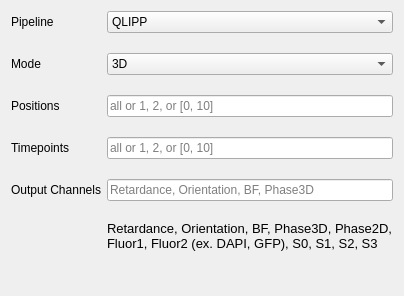
                <widget class="QWidget" name="Processing">
                 <attribute name="title">
                  <string>Processing</string>
                 </attribute>
                 <layout class="QGridLayout" name="gridLayout_16">
                  <property name="verticalSpacing">
                   <number>20</number>
                  </property>
                  <item row="2" column="0">
                   <widget class="QLabel" name="label_positions">
                    <property name="text">
                     <string>Positions</string>
                    </property>
                   </widget>
                  </item>
                  <item row="4" column="1">
                   <widget class="QLineEdit" name="le_output_channels">
                    <property name="sizePolicy">
                     <sizepolicy hsizetype="Expanding" vsizetype="Fixed">
                      <horstretch>0</horstretch>
                      <verstretch>0</verstretch>
                     </sizepolicy>
                    </property>
                    <property name="minimumSize">
                     <size>
                      <width>30</width>
                      <height>0</height>
                     </size>
                    </property>
                    <property name="font">
                     <font>
                      <weight>50</weight>
                      <italic>false</italic>
                      <bold>false</bold>
                     </font>
                    </property>
                    <property name="text">
                     <string/>
                    </property>
                    <property name="placeholderText">
                     <string>Retardance, Orientation, BF, Phase3D</string>
                    </property>
                   </widget>
                  </item>
                  <item row="3" column="1">
                   <widget class="QLineEdit" name="le_timepoints">
                    <property name="font">
                     <font>
                      <weight>50</weight>
                      <italic>false</italic>
                      <bold>false</bold>
                     </font>
                    </property>
                    <property name="text">
                     <string/>
                    </property>
                    <property name="placeholderText">
                     <string>all or 1, 2, or [0, 10]</string>
                    </property>
                   </widget>
                  </item>
                  <item row="5" column="1">
                   <widget class="QLabel" name="label_chan_desc">
                    <property name="sizePolicy">
                     <sizepolicy hsizetype="Preferred" vsizetype="Fixed">
                      <horstretch>0</horstretch>
                      <verstretch>0</verstretch>
                     </sizepolicy>
                    </property>
                    <property name="font">
                     <font>
                      <pointsize>10</pointsize>
                     </font>
                    </property>
                    <property name="text">
                     <string>Retardance, Orientation, BF, Phase3D, Phase2D, Fluor1, Fluor2 (ex. DAPI, GFP), S0, S1, S2, S3</string>
                    </property>
                    <property name="wordWrap">
                     <bool>true</bool>
                    </property>
                   </widget>
                  </item>
                  <item row="3" column="0">
                   <widget class="QLabel" name="label_timepoints">
                    <property name="text">
                     <string>Timepoints</string>
                    </property>
                   </widget>
                  </item>
                  <item row="0" column="0">
                   <widget class="QLabel" name="label_pipeline">
                    <property name="text">
                     <string>Pipeline</string>
                    </property>
                   </widget>
                  </item>
                  <item row="4" column="0">
                   <widget class="QLabel" name="label_output_channels">
                    <property name="sizePolicy">
                     <sizepolicy hsizetype="Preferred" vsizetype="Fixed">
                      <horstretch>0</horstretch>
                      <verstretch>0</verstretch>
                     </sizepolicy>
                    </property>
                    <property name="text">
                     <string>Output Channels</string>
                    </property>
                   </widget>
                  </item>
                  <item row="2" column="1">
                   <widget class="QLineEdit" name="le_positions">
                    <property name="font">
                     <font>
                      <weight>50</weight>
                      <italic>false</italic>
                      <bold>false</bold>
                     </font>
                    </property>
                    <property name="text">
                     <string/>
                    </property>
                    <property name="placeholderText">
                     <string>all or 1, 2, or [0, 10]</string>
                    </property>
                   </widget>
                  </item>
                  <item row="1" column="0">
                   <widget class="QLabel" name="label_mode">
                    <property name="text">
                     <string>Mode</string>
                    </property>
                   </widget>
                  </item>
                  <item row="1" column="1">
                   <widget class="QComboBox" name="cb_mode">
                    <item>
                     <property name="text">
                      <string>3D</string>
                     </property>
                    </item>
                    <item>
                     <property name="text">
                      <string>2D</string>
                     </property>
                    </item>
                   </widget>
                  </item>
                  <item row="0" column="1">
                   <widget class="QComboBox" name="cb_method">
                    <item>
                     <property name="text">
                      <string>QLIPP</string>
                     </property>
                    </item>
                    <item>
                     <property name="text">
                      <string>PhaseFromBF</string>
                     </property>
                    </item>
                    <item>
                     <property name="text">
                      <string>Fluorescence Deconvolution</string>
                     </property>
                    </item>
                   </widget>
                  </item>
                  <item row="6" column="0" colspan="2">
                   <widget class="QLabel" name="spacer">
                    <property name="text">
                     <string/>
                    </property>
                   </widget>
                  </item>
                 </layout>
                </widget>
